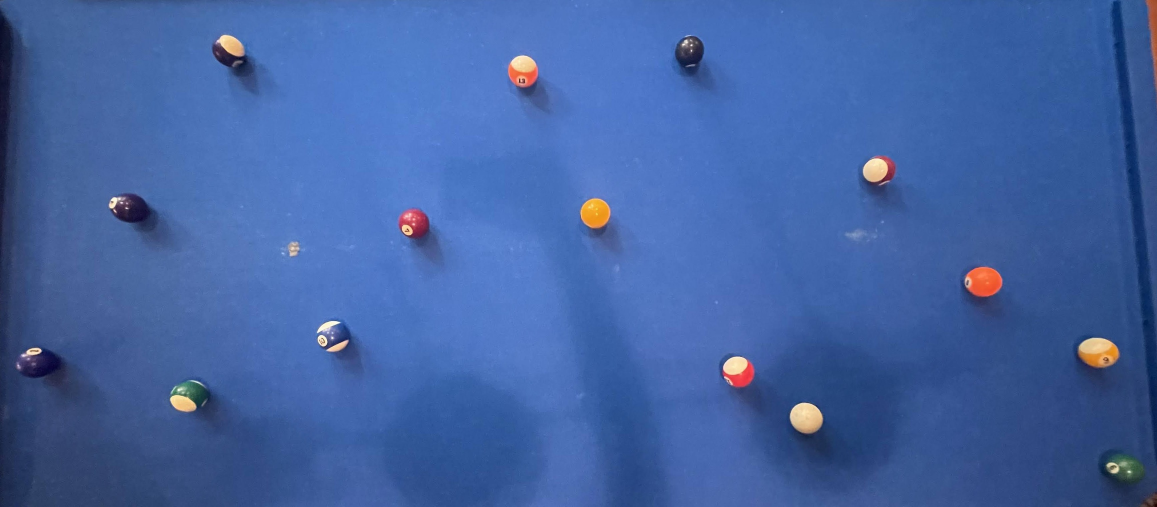
#> input picture eightball_vision/data/photos/pool_table_16.jpg, 3471 x 1520 px (shown at 1/3 size)
$ python classify_stripes.py
#> lines starting #> are read from the running program, lines starting #| are printed output that depends on the picture
import cv2
import numpy as np
from pathlib import Path

def classify_ball_type(ball_roi):
    """Return 'striped' or 'solid' based on edge density and brightness variation."""
    # Resize to standard size
    roi = cv2.resize(ball_roi, (80, 80))

    # --- Step 1: Preprocess ---
    gray = cv2.cvtColor(roi, cv2.COLOR_BGR2GRAY)
    blur = cv2.GaussianBlur(gray, (5, 5), 0)

    # --- Step 2: Edge detection ---
    edges = cv2.Canny(blur, 60, 150)
    edge_density = np.sum(edges > 0) / edges.size

    # --- Step 3: Brightness variance (striped balls have white patches) ---
    v = cv2.cvtColor(roi, cv2.COLOR_BGR2HSV)[:, :, 2]
    brightness_std = np.std(v)

    # --- Step 4: Decide based on thresholds ---
    if edge_density > 0.08 or brightness_std > 35:
        return "striped"
    else:
        return "solid"


def process_image(image_path, detections, output_path):
    """Take original image + bounding boxes and annotate each ball as solid/striped."""
#> called with image_path = 'data/photos/pool_table_16.jpg'
    img = cv2.imread(str(image_path))
#> img is the input picture: shape (1520, 3471, 3); mean B, G, R 162.9, 99.3, 66.7
    annotated = img.copy()

    for det in detections:  # det = (x1, y1, x2, y2)
        x1, y1, x2, y2 = map(int, det)
        ball_roi = img[y1:y2, x1:x2]
        if ball_roi.size == 0:
            continue

        ball_type = classify_ball_type(ball_roi)

        # Draw results
        color = (0, 255, 0) if ball_type == "solid" else (255, 0, 255)
        cv2.rectangle(annotated, (x1, y1), (x2, y2), color, 2)
        cv2.putText(annotated, ball_type, (x1, y1 - 8),
                    cv2.FONT_HERSHEY_SIMPLEX, 0.6, color, 2)
#> this loop made 2 passes
#> (edge_density in classify_ball_type, brightness_std in classify_ball_type, ball_type, color) on passes 1 to 2: (0, 1.81, 'solid', (0, 255, 0)), (0, 1.48, 'solid', (0, 255, 0))
#> pass 1, in process_image, `ball_roi = img[y1:y2, x1:x2]`:
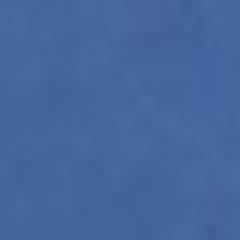
#> ball_roi: shape (60, 60, 3) (shown 4 times larger); mean B, G, R 157.6, 101.3, 68.7

    cv2.imwrite(str(output_path), annotated)
    print(f"Saved: {output_path}")


if __name__ == "__main__":
    # Example: Load one of your annotated results to reuse bounding boxes
    image_path = "data/photos/pool_table_16.jpg"

    # Example bounding boxes (replace this with your model’s output):
    # Each detection = (x1, y1, x2, y2)
    detections = [
        (200, 100, 260, 160),
        (300, 200, 360, 260),
        # ... from your Roboflow detections
    ]

    out_path = Path("output_classified.jpg")
    process_image(image_path, detections, out_path)

$ run again, with eightball_vision/data/photos/pool_table_1.jpg copied over eightball_vision/data/photos/pool_table_16.jpg
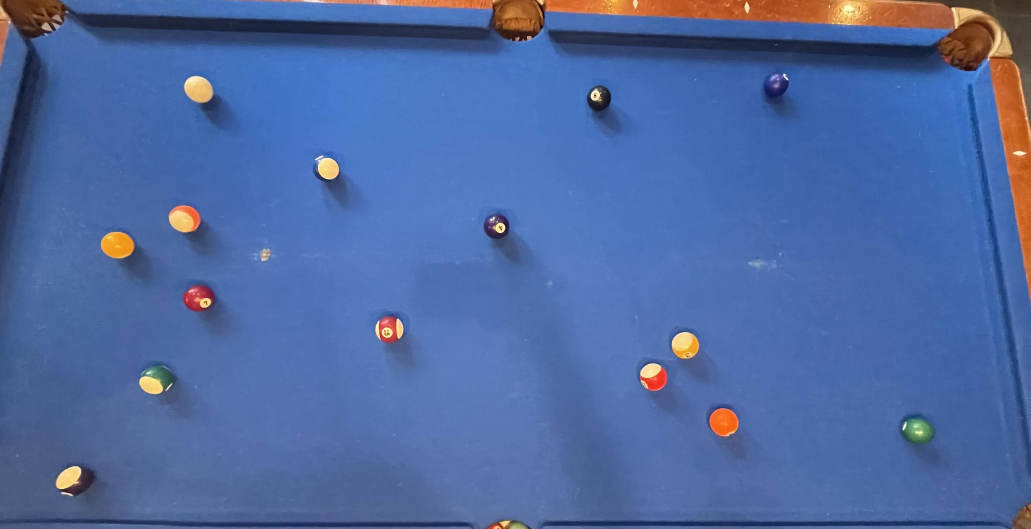
#> input picture eightball_vision/data/photos/pool_table_1.jpg, 3091 x 1587 px (shown at 1/3 size)
#> in process_image, img is the input picture: shape (1587, 3091, 3); mean B, G, R 160.8, 105.1, 78.4
#> the loop in process_image, `for det in detections:` made 2 passes
#> (edge_density in classify_ball_type, brightness_std in classify_ball_type, ball_type, color) on passes 1 to 2: (0, 2.24, 'solid', (0, 255, 0)), (0, 2.9, 'solid', (0, 255, 0))
#> pass 1, in process_image, `ball_roi = img[y1:y2, x1:x2]`:
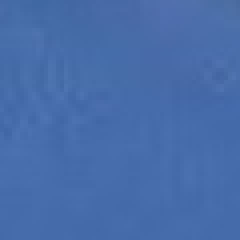
#> ball_roi: shape (60, 60, 3) (shown 4 times larger); mean B, G, R 170.2, 108.2, 70.9

$ run again, with eightball_vision/data/photos/pool_table_10.jpg copied over eightball_vision/data/photos/pool_table_16.jpg
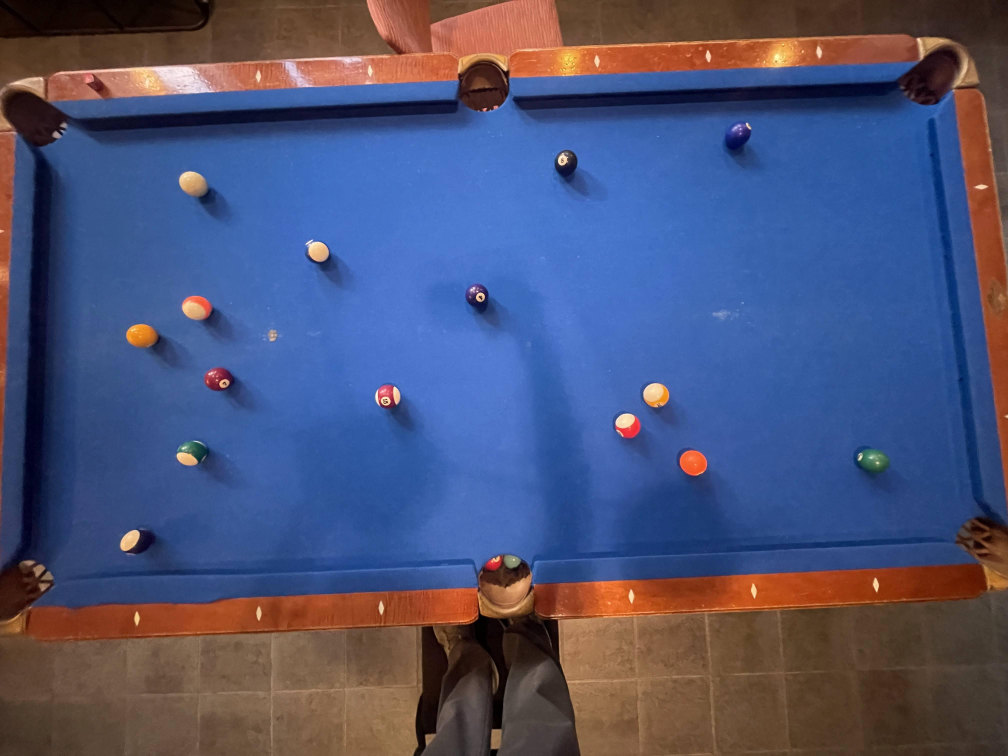
#> input picture eightball_vision/data/photos/pool_table_10.jpg, 4032 x 3024 px (shown at 1/4 size)
#> in process_image, img is the input picture: shape (3024, 4032, 3); mean B, G, R 116.1, 83, 77.7
#> the loop in process_image, `for det in detections:` made 2 passes
#> (edge_density in classify_ball_type, brightness_std in classify_ball_type, ball_type, color) on passes 1 to 2: (0, 23.42, 'solid', (0, 255, 0)), (0, 4.56, 'solid', (0, 255, 0))
#> pass 1, in classify_ball_type, `gray = cv2.cvtColor(roi, cv2.COLOR_BGR2GRAY)`:
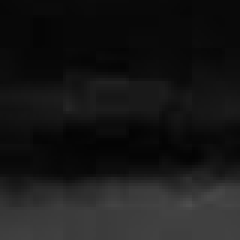
#> gray: shape (80, 80) (shown 3 times larger); min 4, max 78, mean 23.9
#> after the loop in process_image, `for det in detections:`:
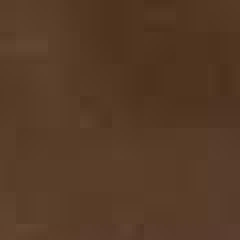
#> ball_roi: shape (60, 60, 3) (shown 4 times larger); mean B, G, R 38.2, 58.6, 85.9
